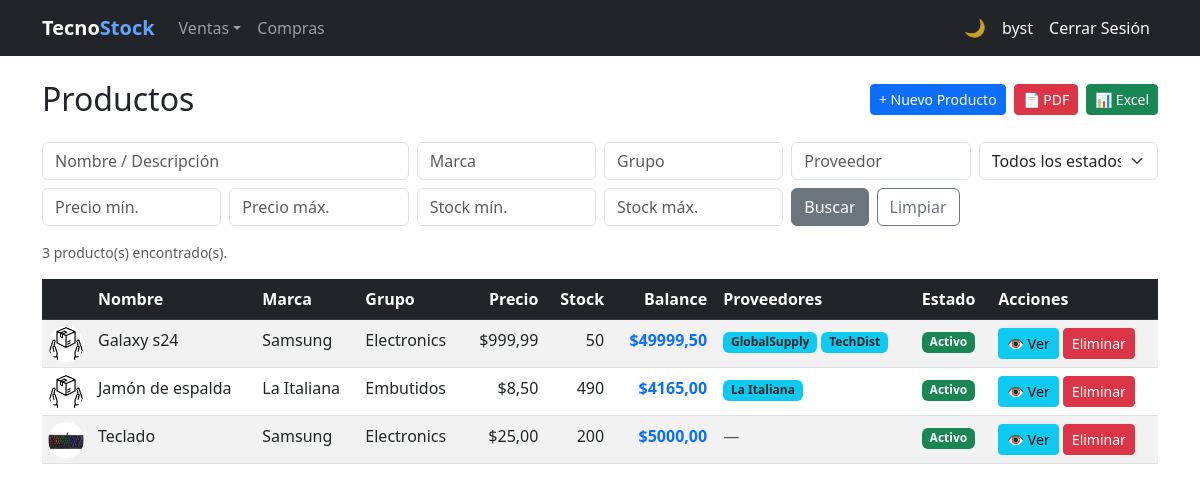
Page /products/ (signed in) on the earlier database version.
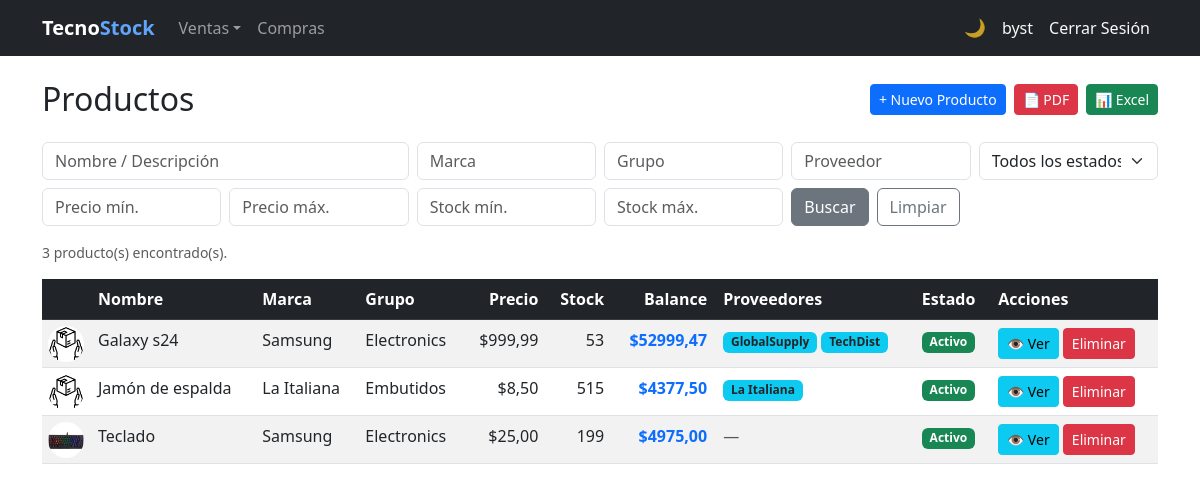
Same page on the later database version.
### billing/models.py (models this page shows, shortened)
class Product(models.Model):
    name = models.CharField(max_length=200, verbose_name='Product Name')
    description = models.TextField(blank=True, null=True)
    brand = models.ForeignKey(Brand, on_delete=models.PROTECT, related_name='products')
    group = models.ForeignKey(ProductGroup, on_delete=models.PROTECT, related_name='products')
    suppliers = models.ManyToManyField(Supplier, related_name='products', blank=True)
    photo      = models.ImageField(upload_to='products/', blank=True, null=True, verbose_name='Foto')
    unit_price = models.DecimalField(max_digits=12, decimal_places=2)
    tax_rate   = models.DecimalField(
                     max_digits=5, decimal_places=4, default=Decimal('0.15'),
                     verbose_name='Tasa IVA',
                     validators=[MinValueValidator(Decimal('0')), MaxValueValidator(Decimal('1'))],
                 )
    stock = models.IntegerField(default=0)
    is_active = models.BooleanField(default=True)
    created_at = models.DateTimeField(auto_now_add=True)
    updated_at = models.DateTimeField(auto_now=True)
    class Meta:
        verbose_name = 'Product'
        verbose_name_plural = 'Products'
        ordering = ['name']
    @property
    def balance(self):
        return self.unit_price * self.stock
    @property
    def photo_url(self):
        if self.photo and self.photo.name:
            return self.photo.url
        return '/media/products/Producto%20generico.jpg'

class Brand(models.Model):
    name = models.CharField(max_length=100, unique=True, verbose_name='Nombre de Marca')
    description = models.TextField(blank=True, null=True, verbose_name='Descripción')
    is_active = models.BooleanField(default=True, verbose_name='Activo')
    created_at = models.DateTimeField(auto_now_add=True)
    updated_at = models.DateTimeField(auto_now=True)
    class Meta:
        verbose_name = 'Brand'
        verbose_name_plural = 'Brands'
        ordering = ['name']

class ProductGroup(models.Model):
    name = models.CharField(max_length=100, unique=True, verbose_name='Group Name')
    is_active = models.BooleanField(default=True)
    created_at = models.DateTimeField(auto_now_add=True)
    updated_at = models.DateTimeField(auto_now=True)
    class Meta:
        verbose_name = 'Product Group'
        verbose_name_plural = 'Product Groups'
        ordering = ['name']

### billing/views.py (the view)
# urls.py: path('products/', views.ProductListView.as_view(), name='product_list'),
class ProductListView(LoginRequiredMixin, SearchExportMixin, ListView):
    model           = Product
    queryset        = Product.objects.select_related('brand', 'group').prefetch_related('suppliers')
    template_name   = 'billing/product_list.html'
    context_object_name = 'items'
    export_filename = 'productos'
    export_fields   = [
        ('Nombre',      'name'),
        ('Descripción', 'description'),
        ('Marca',       'brand__name'),
        ('Grupo',       'group__name'),
        ('Precio',      'unit_price'),
        ('Stock',       'stock'),
        ('Balance',     lambda p: p.unit_price * p.stock),
        ('Activo',      'is_active'),
    ]
    search_fields   = [
        {'param': 'q',         'fields': ['name__icontains', 'description__icontains']},
        {'param': 'brand',     'field':  'brand__name__icontains'},
        {'param': 'group',     'field':  'group__name__icontains'},
        {'param': 'supplier',  'field':  'suppliers__name__icontains'},
        {'param': 'price_min', 'field':  'unit_price__gte', 'type': 'number'},
        {'param': 'price_max', 'field':  'unit_price__lte', 'type': 'number'},
        {'param': 'stock_min', 'field':  'stock__gte',      'type': 'number'},
        {'param': 'stock_max', 'field':  'stock__lte',      'type': 'number'},
        {'param': 'is_active', 'field':  'is_active',       'type': 'bool'},
    ]

### shared/mixins.py (called while the page is built, shortened)
    def get_queryset(self):
        qs = super().get_queryset()
        for spec in self.search_fields:
            val = self.request.GET.get(spec['param'], '').strip()
            if not val:
                continue
        return qs.distinct()

    def get_context_data(self, **kwargs):
        ctx = super().get_context_data(**kwargs)
        ctx['search_params'] = self.request.GET
        return ctx

    def get(self, request, *args, **kwargs):
        fmt = request.GET.get('export', '').lower()
        if fmt == 'pdf':
            return self._build_pdf()
        if fmt == 'excel':
            return self._build_excel()
        return super().get(request, *args, **kwargs)

### billing/templates/billing/product_list.html (shortened to what the changed rows need)
{% extends 'billing/base.html' %}
{% block content %}
<div class="d-flex align-items-center justify-content-between mb-4">
  <h2 class="mb-0">Productos</h2>
</div>
<table class="table table-striped table-hover">
  <thead class="table-dark">
    <tr>
      <th class="tbl-thumb-col"><span class="visually-hidden">Foto</span></th>
      <th>Nombre</th><th>Marca</th><th>Grupo</th>
      <th class="text-end">Precio</th><th class="text-end">Stock</th>
      <th class="text-end">Balance</th>
      <th>Proveedores</th><th>Estado</th><th>Acciones</th>
    </tr>
  </thead>
  <tbody>
    {% for item in items %}
    <tr>
      <td class="text-center align-middle tbl-thumb-cell">
        <img src="{{ item.photo_url }}" alt="" class="rounded-circle tbl-thumb-img">
      </td>
      <td>{{ item.name }}</td>
      <td>{{ item.brand.name }}</td>
      <td>{{ item.group.name }}</td>
      <td class="text-end">${{ item.unit_price }}</td>
      <td class="text-end">{{ item.stock }}</td>
      <td class="text-end fw-semibold text-primary">${{ item.balance }}</td>
      <td>
        {% for s in item.suppliers.all %}
          <span class="badge bg-info text-dark">{{ s.name }}</span>
        {% empty %}
          <span class="text-muted">—</span>
        {% endfor %}
      </td>
      <td>
        {% if item.is_active %}
          <span class="badge bg-success">Activo</span>
        {% else %}
          <span class="badge bg-secondary">Inactivo</span>
        {% endif %}
      </td>
      <td>
        <button type="button" class="btn btn-sm btn-info" onclick="showDetail(this)"
          data-dm-title="{{ item.name }}"
          data-dm-subtitle="Producto"
          data-dm-initial="{{ item.name|first|upper }}"
          data-dm-color="#0d6efd"
          data-dm-photo="{{ item.photo_url }}"
          data-dm-active="{{ item.is_active }}"
          data-dm-f1l="Nombre"       data-dm-f1v="{{ item.name }}"
          data-dm-f2l="Marca"        data-dm-f2v="{{ item.brand.name }}"
          data-dm-f3l="Grupo"        data-dm-f3v="{{ item.group.name }}"
          data-dm-f4l="Precio"       data-dm-f4v="${{ item.unit_price }}"
          data-dm-f5l="Stock"        data-dm-f5v="{{ item.stock }} unidades"
          data-dm-f6l="Balance"      data-dm-f6v="${{ item.balance }}"
          data-dm-f7l="Estado"       data-dm-f7v="{{ item.is_active|yesno:'Activo,Inactivo' }}"
          data-dm-f8l="Proveedores"  data-dm-f8v="{% for s in item.suppliers.all %}{{ s.name }}{% if not forloop.last %}, {% endif %}{% empty %}—{% endfor %}" data-dm-f8w="1"
          data-dm-f9l="Descripción"  data-dm-f9v="{{ item.description|default:'—' }}" data-dm-f9w="1"
          data-dm-edit-url="{% url 'billing:product_update' item.pk %}"
        >&#128065; Ver</button>
        <a href="{% url 'billing:product_delete' item.pk %}" class="btn btn-sm btn-danger">Eliminar</a>
      </td>
    </tr>
    {% empty %}
    <tr><td colspan="10" class="text-center">No se encontraron productos.</td></tr>
    {% endfor %}
  </tbody>
</table>
{% endblock %}

Differences in the rows shown:
changed Product "Galaxy s24": stock "50" → "53"; balance "49999,50" → "52999,47"
changed Product "Jamón de espalda": stock "490" → "515"; balance "4165,00" → "4377,50"
changed Product "Teclado": stock "200" → "199"; balance "5000,00" → "4975,00"
